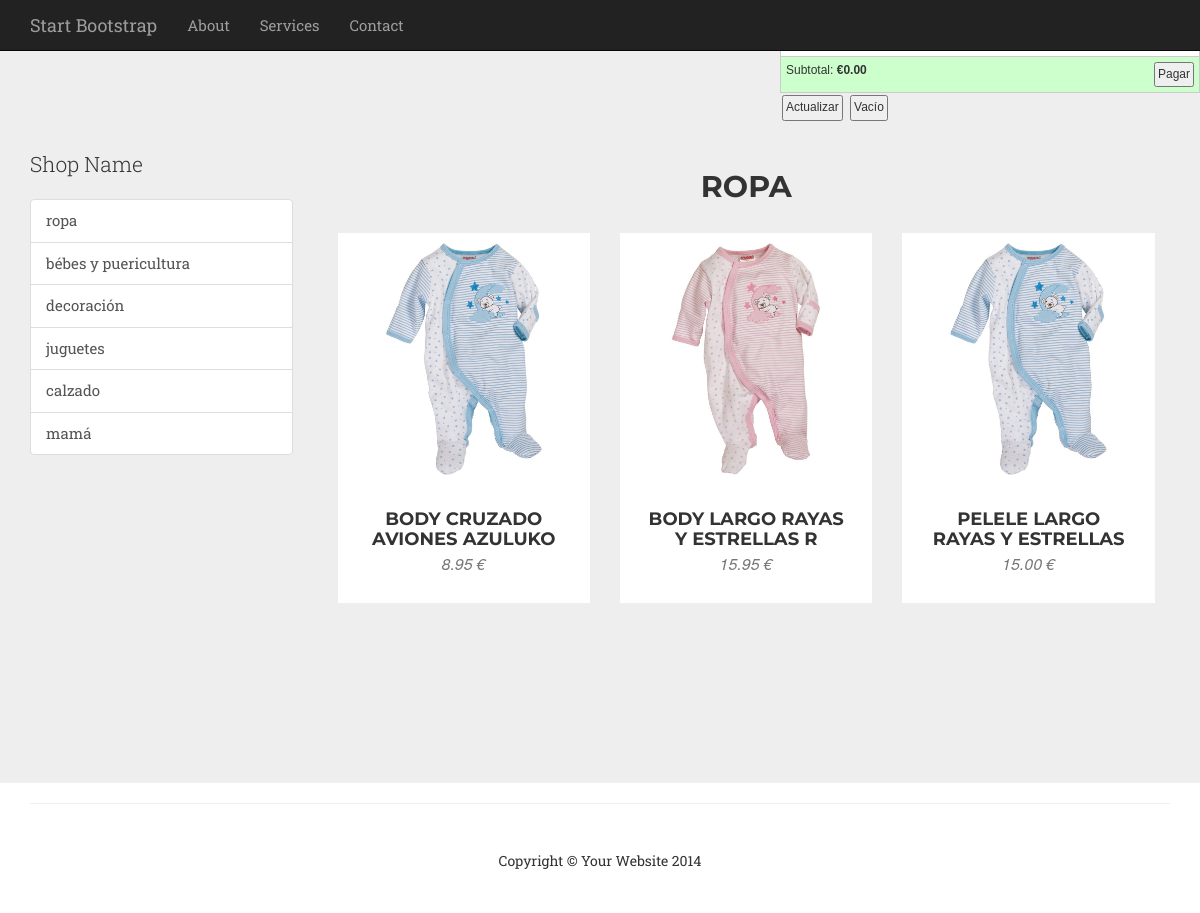
/tienda/index.php, run on the app's committed database.
### tables this page shows
CREATE TABLE `categoria` (
  `id` int(11) NOT NULL,
  `nombre` varchar(30) NOT NULL
);

CREATE TABLE `producto` (
  `id` int(11) NOT NULL,
  `referencia` varchar(12) NOT NULL,
  `nombre` varchar(30) NOT NULL,
  `precio` decimal(8,2) NOT NULL,
  `idcategoria` int(11) NOT NULL
);

### tienda/jcart/config.php (called while the page is built, shortened)
<?php
$config['jcartPath']              = 'jcart/';
$config['checkoutPath']           = 'checkout.php';
$config['item']['id']             = 'my-item-id';
$config['item']['name']           = 'my-item-name';
$config['item']['price']          = 'my-item-price';
$config['item']['qty']            = 'my-item-qty';
$config['item']['url']            = 'my-item-url';
$config['item']['add']            = 'my-add-button';
$config['paypal']['id']           = 'seller_1282188508_biz@conceptlogic.com';
$config['currencyCode']           = '';
$config['csrfToken']              = false;
$config['text']['cartTitle']      = '';
?>

### sbadmin/clases/BaseDatos.php (called while the page is built, shortened)
<?php
class BaseDatos {
    private $conexion;
    private $resultado;
    function __construct() {
        $this->conexion = new mysqli(Constantes::$servidor, Constantes::$usuario, Constantes::$clave, Constantes::$baseDatos);
        $this->conexion->set_charset("utf8");
    }
    function getFila() {
        return $this->resultado->fetch_array();
    }
    function setConsulta($consulta) {
        return $this->resultado = $this->conexion->query($consulta);
    }
}

### sbadmin/clases/GestionCategoria.php (called while the page is built, shortened)
<?php
class GestionCategoria {
    private $bd = null;
    private $nombreTabla = "categoria";
    function __construct($bd) {
        $this->bd = $bd;
    }
    function get($id) {
        $sql = "select * from ".$this->nombreTabla." where id=$id ";
        $this->bd->setConsulta($sql);
        $fila = $this->bd->getFila();
        $categoria = new Categoria();
        $categoria->set($fila);
        return $categoria;
    }
    function getCategorias($pagina = 0, $rpp = 10, $condicion = "", $orderby = "order by id") {
        $pos = $pagina * $rpp;
        $sql = "select * from "
                . $this->nombreTabla .
                " $condicion $orderby limit $pos, $rpp";
        $this->bd->setConsulta($sql);
        $respuesta = [];
        while ($fila = $this->bd->getFila()) {
            $obj = new Categoria();
            $obj->set($fila);
            $respuesta[] = $obj;
        }
        return $respuesta;
    }
}

### sbadmin/clases/Categoria.php (called while the page is built, shortened)
<?php
class Categoria {
    private $id;
    private $nombre;
    function __construct($id=null, $nombre=null) {
        $this->id = $id;
        $this->nombre = $nombre;
    }
    function getId() {
        return $this->id;
    }
    function getNombre() {
        return $this->nombre;
    }
    function set($datos, $inicio = 0) {
        $this->id = $datos[0 + $inicio];
        $this->nombre = $datos[1 + $inicio];
    }
}

### sbadmin/clases/GestionProducto.php (called while the page is built, shortened)
<?php
class GestionProducto {
    private $bd = null;
    private $nombreTabla = "producto";
    function __construct($bd) {
        $this->bd = $bd;
    }
    function getProductos($pagina = 0, $rpp = 10, $condicion = "", $orderby = "order by nombre") {
        $pos = $pagina * $rpp;
        $sql = "select * from "
                . $this->nombreTabla .
                " $condicion $orderby limit $pos, $rpp";
        $this->bd->setConsulta($sql);
        $respuesta = [];
        while ($fila = $this->bd->getFila()) {
            $obj = new Producto();
            $obj->set($fila);
            $respuesta[] = $obj;
        }
        return $respuesta;
    }
}

### sbadmin/clases/Producto.php (called while the page is built, shortened)
<?php
class Producto {
     private $id, $referencia, $nombre, $precio, $idcategoria;
     function __construct($id="null", $referencia="null", $nombre="null", $precio="null", $idcategoria="null") {
         $this->referencia = $referencia;
         $this->nombre = $nombre;
         $this->precio = $precio;
     }
     function getReferencia() {
         return $this->referencia;
     }
     function getNombre() {
         return $this->nombre;
     }
     function getPrecio() {
         return $this->precio;
     }
     public function set($objArray, $posinicial=0){
        $this->referencia = $objArray[1+$posinicial];
        $this->nombre = $objArray[2+$posinicial];
        $this->precio = $objArray[3+$posinicial];
    }
}

### tienda/index.php (the view, shortened to what this page needs)
<?php
$categoria = Peticion::get("id");
if(!isset($categoria)){
    $categoria=1;
}
include_once('jcart/jcart.php');
?>
<!DOCTYPE html>
<html lang="es">
<head>
    <link href="../vendor/bootstrap/css/bootstrap.min.css" rel="stylesheet">
    <link href="../vendor/font-awesome/css/font-awesome.min.css" rel="stylesheet" type="text/css">
    <link href="../css/agency.min.css" rel="stylesheet">
    <link rel="stylesheet" type="text/css" media="screen, projection" href="style.css" />
    <link rel="stylesheet" type="text/css" media="screen, projection" href="jcart/css/jcart.css" />
</head>
<body>
    <?php
        $bd = new BaseDatos();
        $gestor = new GestionCategoria($bd);
        $resultado=$gestor->getCategorias();
        ?>
    <div id="sidebar">
        <div id="jcart"><?php $jcart->display_cart();?></div>
    </div>
    <nav class="navbar navbar-inverse navbar-fixed-top" role="navigation">
        <div class="container">
            <div class="navbar-header">
                <a class="navbar-brand" href="#">Start Bootstrap</a>
            </div>
            <div class="collapse navbar-collapse" id="bs-example-navbar-collapse-1">
                <ul class="nav navbar-nav">
                    <li>
                        <a href="#">About</a>
                    </li>
                    <li>
                        <a href="#">Services</a>
                    </li>
                    <li>
                        <a href="#">Contact</a>
                    </li>
                </ul>
            </div>
        </div>
    </nav>
    <section id="portfolio" class="bg-light-gray">
        <div class="container">
            <div class="row">
                <div class="col-md-3">
                <p class="lead">Shop Name</p>
                <div class="list-group">
                    <?php
                foreach ($resultado as $indice => $valor) {
                    ?>
                    <a href="index.php?id=<?php echo $valor->getId();?>" class="list-group-item"><?php echo $valor->getNombre();?></a>
                   <?php
                }
                ?>
                </div>
            </div>
               <div class="col-md-9">
                    <H2 style="text-align:center;"><?php
                    $obj=$gestor->get($categoria);
                    echo $obj->getNombre();
                    ?>
                    </H2>
                    <?php
                    $gestor2 = new GestionProducto($bd);
                    $r=$gestor2->getProductos(0, 10, "where idcategoria=$categoria");
                    foreach ($r as $indice2 => $valor2) {
                    ?>
                    <div class="col-md-4 col-sm-6 portfolio-item">
                    <a href="#<?php echo $valor2->getReferencia();?>" class="portfolio-link" data-toggle="modal">
                        <img src="<?php echo "../img/productos/".$valor2->getReferencia().".jpg";?>" class="img-responsive" alt="<?php echo $valor2->getNombre();?>">
                    </a>
                    <div class="portfolio-caption">
                        <h4><?php echo $valor2->getNombre();?></h4>
                        <p class="text-muted"><?php echo $valor2->getPrecio()." €";?></p>
                    </div>
                </div>
                <?php
                }
                ?>
               </div>
            </div>
        </div>
    </section>
    <div class="container">
        <hr>
        <footer>
            <div class="row">
                <div class="col-lg-12">
                    <p>Copyright &copy; Your Website 2014</p>
                </div>
            </div>
        </footer>
    </div>
</body>
</html>

### tienda/jcart/jcart.php (shortened to what this page needs)
<?php
class Jcart {
	public $config     = array();
	private $subtotal  = 0;
	private $itemCount = 0;
	function __construct() {
		$this->config = $config;
	}
	public function display_cart() {
		$config = $this->config;
		$checkout = $config['checkoutPath'];
		$priceFormat = $config['priceFormat'];
		$itemsText = $config['text']['multipleItems'];
		$isCheckout = strpos(request_uri(), $checkout);
		if ($isCheckout !== false || $_REQUEST['jcartIsCheckout'] == 'true') {
			$isCheckout = true;
		}
		else {
			$isCheckout = false;
		}
		$inputType = 'submit';
		$currencyCode = trim(strtoupper($config['currencyCode']));
		switch($currencyCode) {
			case 'EUR':
				$currencySymbol = '&#128;';
				break;
		}
		function tab($n) {
			$tabs = null;
			while ($n > 0) {
				$tabs .= "\t";
				--$n;
			}
			return $tabs;
		}
		echo tab(1) . "<form method='post' action='$checkout'>\n";
		echo tab(2) . "<fieldset>\n";
		echo tab(3) . "<table border='1'>\n";
		echo tab(4) . "<thead>\n";
		echo tab(5) . "<tr>\n";
		echo tab(6) . "<th colspan='3'>\n";
		echo tab(7) . "<strong id='jcart-title'>{$config['text']['cartTitle']}</strong> ($this->itemCount $itemsText)\n";
		echo tab(6) . "</th>\n";
		echo tab(5) . "</tr>". "\n";
		echo tab(4) . "</thead>\n";
		echo tab(4) . "<tfoot>\n";
		echo tab(5) . "<tr>\n";
		echo tab(6) . "<th colspan='3'>\n";
		if ($isCheckout !== true) {
			echo tab(7) . "<input type='$inputType' $src id='jcart-checkout' name='jcartCheckout' class='jcart-button' value='{$config['text']['checkout']}' />\n";
		}
		echo tab(7) . "<span id='jcart-subtotal'>{$config['text']['subtotal']}: <strong>$currencySymbol" . number_format($this->subtotal, $priceFormat['decimals'], $priceFormat['dec_point'], $priceFormat['thousands_sep']) . "</strong></span>\n";
		echo tab(6) . "</th>\n";
		echo tab(5) . "</tr>\n";
		echo tab(4) . "</tfoot>\n";
		echo tab(4) . "<tbody>\n";
		if($this->itemCount > 0) {
			foreach($this->get_contents() as $item)	{
				echo tab(5) . "<tr>\n";
				echo tab(6) . "<td class='jcart-item-qty'>\n";
				echo tab(7) . "<input name='jcartItemId[]' type='hidden' value='{$item['id']}' />\n";
				echo tab(7) . "<input id='jcartItemQty-{$item['id']}' name='jcartItemQty[]' size='2' type='text' value='{$item['qty']}' />\n";
				echo tab(6) . "</td>\n";
				echo tab(6) . "<td class='jcart-item-name'>\n";
				if ($item['url']) {
					echo tab(7) . "<a href='{$item['url']}'>{$item['name']}</a>\n";
				}
				else {
					echo tab(7) . $item['name'] . "\n";
				}
				echo tab(7) . "<input name='jcartItemName[]' type='hidden' value='{$item['name']}' />\n";
				echo tab(6) . "</td>\n";
				echo tab(6) . "<td class='jcart-item-price'>\n";
				echo tab(7) . "<span>$currencySymbol" . number_format($item['subtotal'], $priceFormat['decimals'], $priceFormat['dec_point'], $priceFormat['thousands_sep']) . "</span><input name='jcartItemPrice[]' type='hidden' value='{$item['price']}' />\n";
				echo tab(7) . "<a class='jcart-remove' href='?jcartRemove={$item['id']}'>{$config['text']['removeLink']}</a>\n";
				echo tab(6) . "</td>\n";
				echo tab(5) . "</tr>\n";
			}
		}
		else {
			echo tab(5) . "<tr><td id='jcart-empty' colspan='3'>{$config['text']['emptyMessage']}</td></tr>\n";
		}
		echo tab(4) . "</tbody>\n";
		echo tab(3) . "</table>\n\n";
		echo tab(3) . "<div id='jcart-buttons'>\n";
		echo tab(4) . "<input type='$inputType' $src name='jcartUpdateCart' value='{$config['text']['update']}' class='jcart-button' />\n";
		echo tab(4) . "<input type='$inputType' $src name='jcartEmpty' value='{$config['text']['emptyButton']}' class='jcart-button' />\n";
		echo tab(3) . "</div>\n";
		echo tab(2) . "</fieldset>\n";
		echo tab(1) . "</form>\n\n";
	}
}
if (!function_exists('request_uri')) {
	function request_uri() {
		if (isset($_SERVER['REQUEST_URI'])) {
			$uri = $_SERVER['REQUEST_URI'];
		}
		$uri = '/' . ltrim($uri, '/');
		return $uri;
	}
}
?>

### tienda/style.css (style rules this page uses)
* { margin:0; padding:0; }
html { background:#fff; font-family:trebuchet ms, candara, sans-serif; font-size:62.5%; }
body { font-size:1.5em; }
h2, p { margin-bottom:1em; }
#sidebar { width:35%; float:right; }

### tienda/jcart/css/jcart.css (style rules this page uses)
#jcart * { margin:0; padding:0; font-family:arial, tahoma, verdana, sans-serif; }
#jcart, #jcart input, #jcart-tooltip { font-size:12px; }
#jcart fieldset { border:0; }
#jcart table { width:100%; border:0; background:#fff; border-collapse:collapse; }
#jcart th { background:#ccffcc }
#jcart th, #jcart td { padding:5px; border:0; border:solid 1px #ccc; vertical-align:middle; text-align:left; font-weight:normal; }
#jcart #jcart-empty { text-align:center; }
#jcart-subtotal { display:block; }
#jcart-buttons input { padding:2px; margin:2px; }
#jcart-checkout { float:right; padding:2px; }

### data on the page
categoria: nombre "ropa", nombre "ROPA"
categoria: nombre "bébes y puericultura"
categoria: nombre "decoración"
categoria: nombre "juguetes"
categoria: nombre "calzado"
categoria: nombre "mamá"
producto: referencia (picture), nombre "BODY CRUZADO AVIONES AZULUKO", precio "8.95"
producto: referencia (picture), nombre "BODY LARGO RAYAS Y ESTRELLAS R", precio "15.95"
producto: referencia (picture), nombre "PELELE LARGO RAYAS Y ESTRELLAS", precio "15.00"

### other printed values
$config['text']['subtotal'] "Subtotal"
$currencySymbol "€"
$this->subtotal "0.00"
